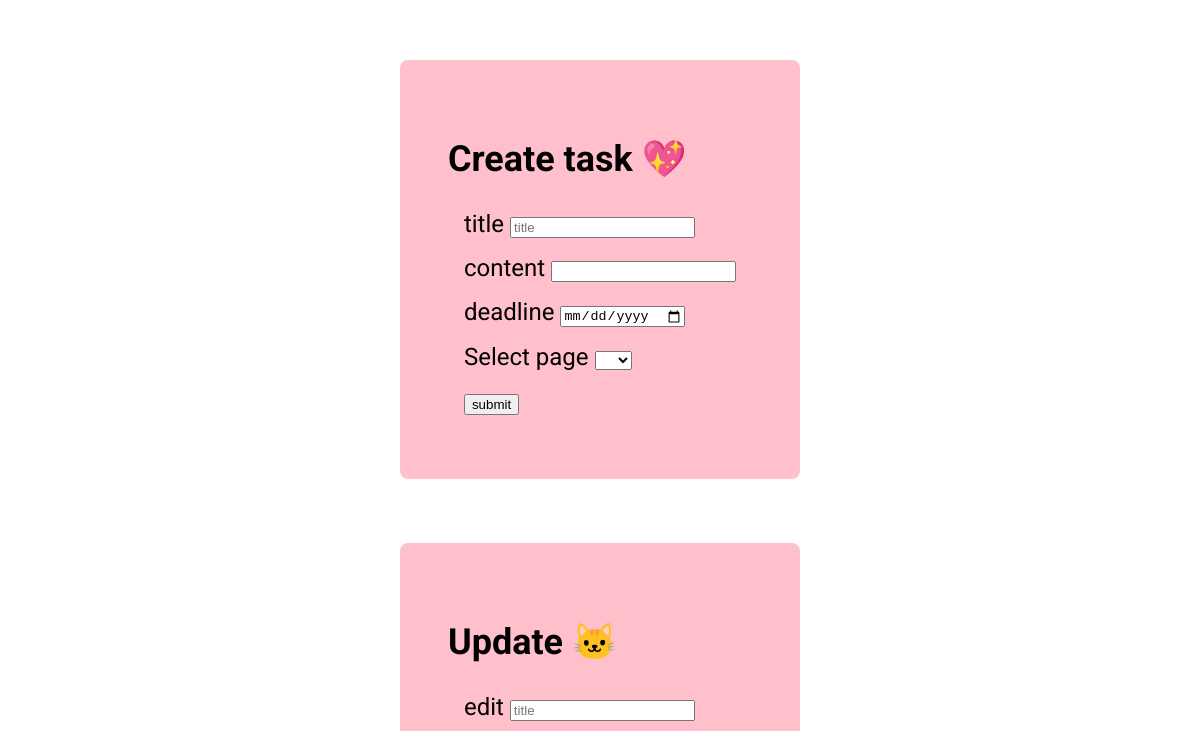
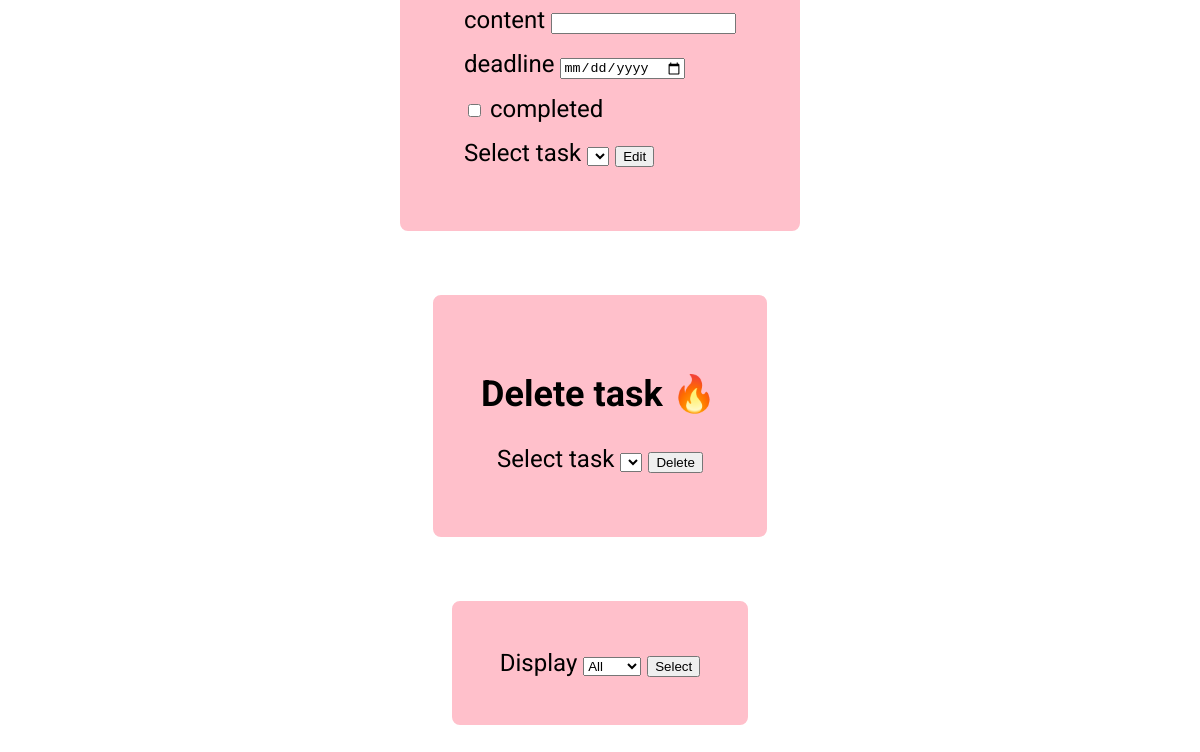
/lists.php (signed in, lower part), run on an earlier commit of the app's database (2 pictures, top to bottom).
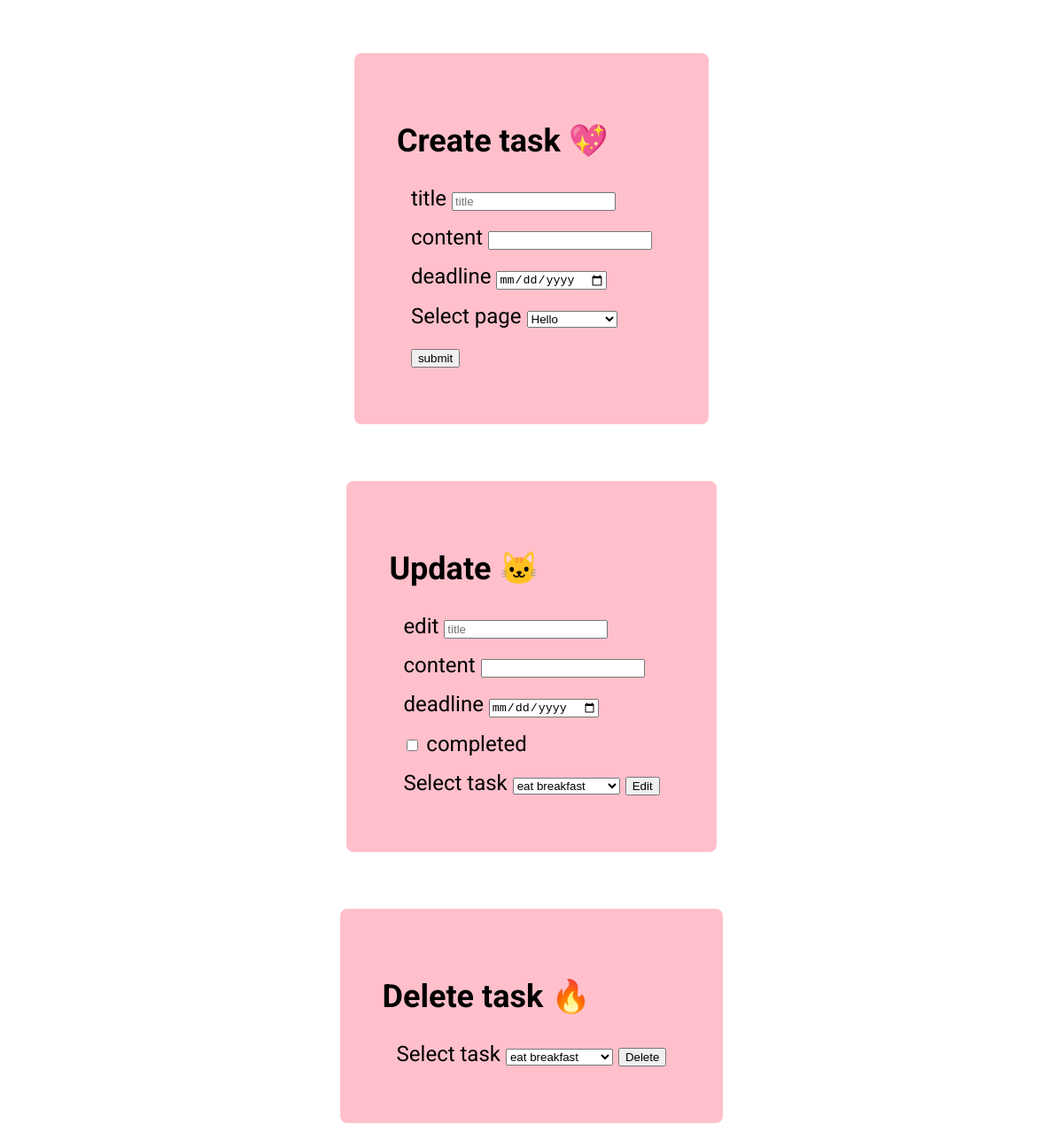
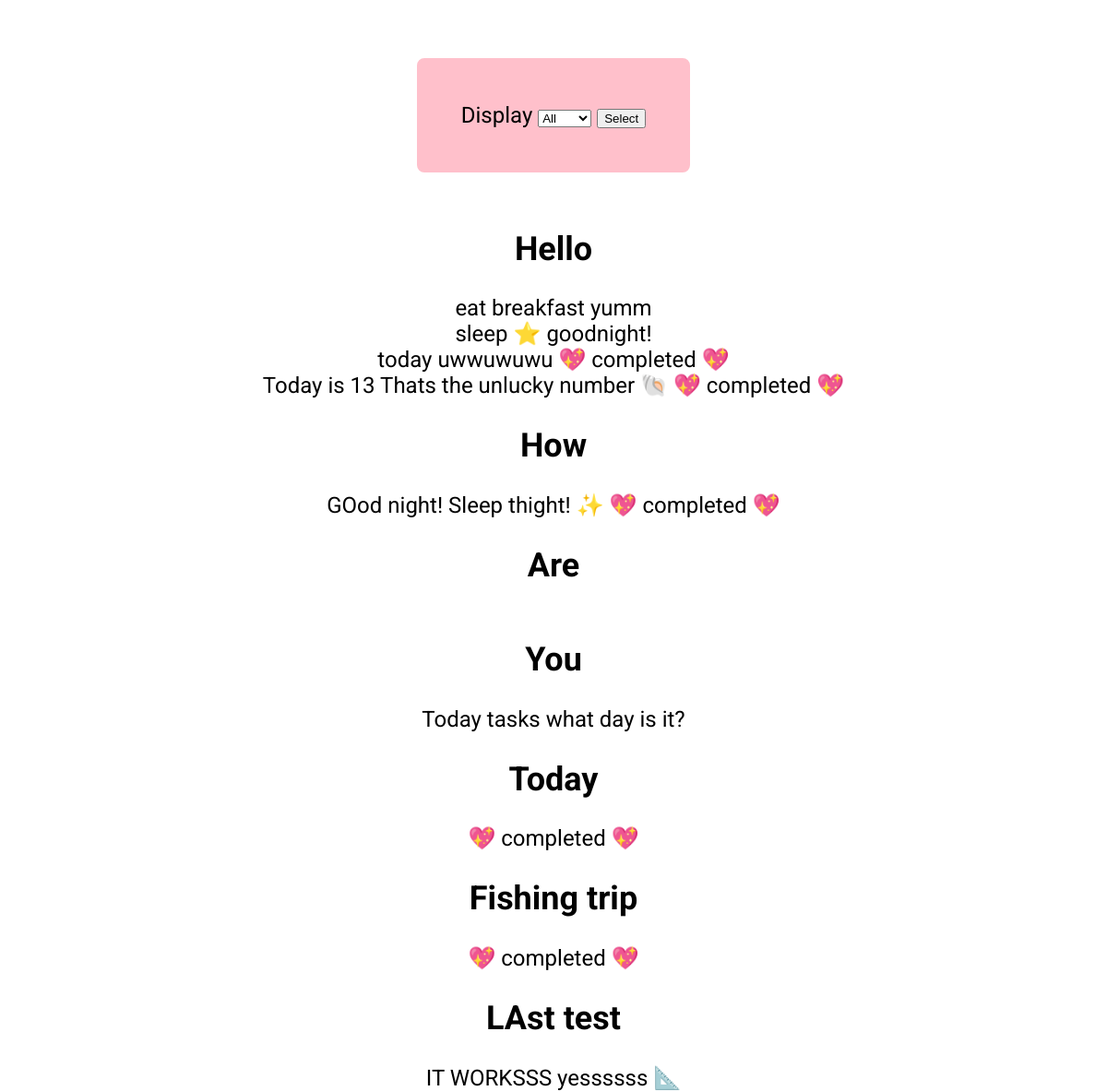
And on a later commit of the database (2 pictures, top to bottom).
### tables this page shows
CREATE TABLE "lists" (
	id INTEGER PRIMARY KEY AUTOINCREMENT,
	user_id TEXT NOT NULL,
	"list_title" TEXT NOT NULL
);

CREATE TABLE "tasks" (
    id INTEGER PRIMARY KEY AUTOINCREMENT,
    "task_id" TEXT,
    user_id TEXT NOT NULL,
    title TEXT NOT NULL,
    description TEXT,
    completed BOOLEAN,
    deadline TEXT
);

### lists.php (the view, shortened to what this page needs)
<?php require __DIR__ . '/app/autoload.php'; ?>
<?php require __DIR__ . '/views/header.php'; ?>
<?php
$tasks = statement_fetchAll($database, 'tasks');
$lists = statement_fetchAll($database, 'lists');
?>
<main class="tasks">
    <form action="/app/posts/store.php" method="post" class="tool_form_create">
        <h2>Create task 💖</h2>
        <div class="mb-3">
            <label for="title">title</label>
            <input class="" type="title" name="title" id="title" placeholder="title" required>
        </div>
        <div class="mb-3">
            <label for="content">content</label>
            <input class="" type="content" name="content" id="content" required>
        </div>
        <div>
            <label for="checkbox">deadline</label>
            <input type="date" name="deadline">
        </div>
        <div>
            <label for="lists">Select page</label>
            <select class="" name="select_page">
                <optgroup label="lists">
                    <?php foreach ($lists as $list) : ?>
                        <?php if ($list['user_id'] == $_SESSION['email']) : ?>
                            <option value="<?= $list['id']; ?>"><?= $list['list_title']; ?></option>
                        <?php endif; ?>
                    <?php endforeach; ?>
                </optgroup>
            </select>
        </div>
        <div>
            <button type="submit" class="btn btn-primary">submit</button>
        </div>
    </form>
    <form action="/app/posts/update.php" method="POST" class="tool_form_update">
        <h2>Update 🐱</h2>
        <div class="mb-3">
            <label for="title">edit</label>
            <input class="" type="title" name="title" id="title" placeholder="title">
        </div>
        <div class="mb-3">
            <label for="content">content</label>
            <input class="" type="content" name="content" id="content">
        </div>
        <div>
            <label for="checkbox">deadline</label>
            <input type="date" name="deadline">
        </div>
        <div>
            <input type="checkbox" name="completed">
            <label for="checkbox">completed</label>
        </div>
        <div>
            <label for="lists">Select task</label>
            <select class="" name="task_id">
                <optgroup label="Tasks">
                    <?php foreach ($tasks as $list) : ?>
                        <?php if ($list['user_id'] == $_SESSION['email']) : ?>
                            <option value="<?= $list['id']; ?>"><?= $list['title']; ?></option>
                        <?php endif; ?>
                    <?php endforeach; ?>
                </optgroup>
            </select>
            <button type="submit">Edit</button>
        </div>
    </form>
    <form action="/app/posts/delete.php" method="POST" class="tool_form_delete">
        <h2>Delete task 🔥</h2>
        <div>
            <label for="lists">Select task</label>
            <select class="" name="delete_task">
                <optgroup label="Tasks">
                    <?php foreach ($tasks as $list) : ?>
                        <?php if ($list['user_id'] == $_SESSION['email']) : ?>
                            <option value="<?= $list['id']; ?>"><?= $list['title']; ?></option>
                        <?php endif; ?>
                    <?php endforeach; ?>
                </optgroup>
            </select>
            <button type="submit">Delete</button>
        </div>
    </form>
    <form action="" method="POST">
        <label for="select">Display</label>
        <select name="select_display" id="">
            <option value="none">All</option>
        </select>
        <button type="submit">Select</button>
    </form>
    <?php foreach ($lists as $list) : ?>
        <?php if ($list['user_id'] == $_SESSION['email']) : ?>
            <h2><?= $list['list_title'] ?></h2>
            <?php foreach ($tasks as $task) : ?>
                <div>
                    <?php if ($task['task_id'] == $list['id']) : ?>
                        <?= display_task($task, $_POST['select_display']); ?>
                    <?php endif; ?>
                </div>
            <?php endforeach; ?>
        <?php endif; ?>
    <?php endforeach; ?>
</main>
<?php require __DIR__ . '/views/footer.php'; ?>

### app/functions.php (shortened to what this page needs)
<?php
function statement_fetchAll($database, $item)
{
    $query = 'SELECT * FROM ' . $item;
    $statment = $database->query($query);
    return $statment->fetchAll(PDO::FETCH_ASSOC);
}
function date_today(): string
{
    $date_today = new DateTime('NOW');
    $date_today_formated = $date_today->format('Y-m-d');
    return $date_today_formated;
}
function task_completed($list)
{
    if ($list['completed'] == 'yes') {
        return " 💖 completed 💖" . '<br>';
    }
}
function display_task($list, $select_display)
{
    if ($list['user_id'] == $_SESSION['email']) {
        if ($select_display == 'none') {
            echo $list['title'] . ' ' . $list['description'];
            echo task_completed($list);
        } elseif ($list['deadline'] == date_today()) {
            echo $list['title'] . ' ' . $list['description'];
            echo task_completed($list);
        }
    }
}

What changed in the data, as far as the page shows it:
added lists: list_title "Hello"
added tasks: title "eat breakfast", description "yumm", shown under "Hello"
added tasks: title "sleep ⭐️", description "goodnight!", shown under "Hello"
added tasks: title "today", description "uwwuwuwu", completed "💖 completed 💖", shown under "Hello"
added tasks: title "Today is 13", description "Thats the unlucky number 🐚", completed "💖 completed 💖", shown under "Hello"
now on this page (row edited): lists: list_title "How"
added tasks: title "GOod night!", description "Sleep thight! ✨", completed "💖 completed 💖", shown under "How"
now on this page (row edited): lists: list_title "Are"
now on this page (row edited): lists: list_title "You"
added tasks: title "Today tasks", description "what day is it?", shown under "You"
now on this page (row edited): lists: list_title "Today"
added tasks: completed "💖 completed 💖", shown under "Today"
now on this page (row edited): lists: list_title "Fishing trip"
added tasks: completed "💖 completed 💖", shown under "Fishing trip"
now on this page (row edited): lists: list_title "LAst test"
added tasks: title "IT WORKSSS", description "yessssss 📐", shown under "LAst test"
Also different on the page:
form field select_page: (not shown) → "Hello"
form field task_id: (not shown) → "eat breakfast"
form field delete_task: (not shown) → "eat breakfast"
